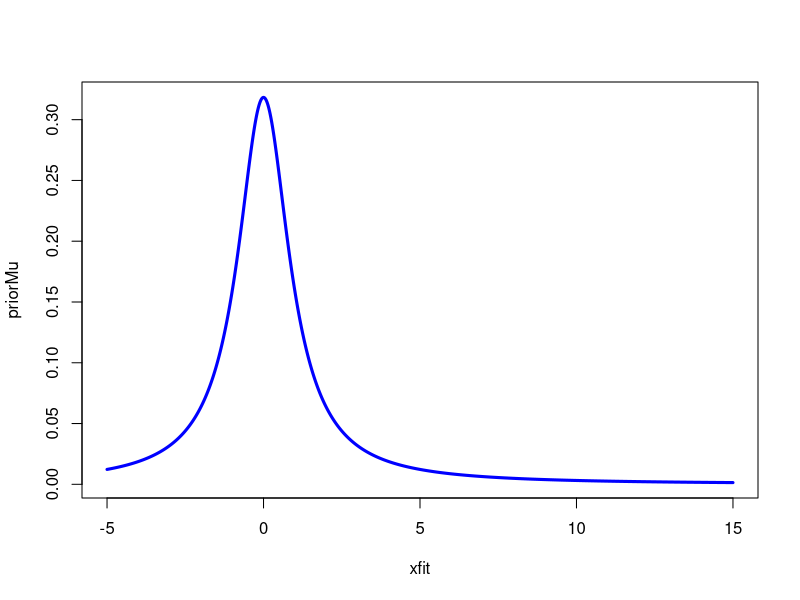
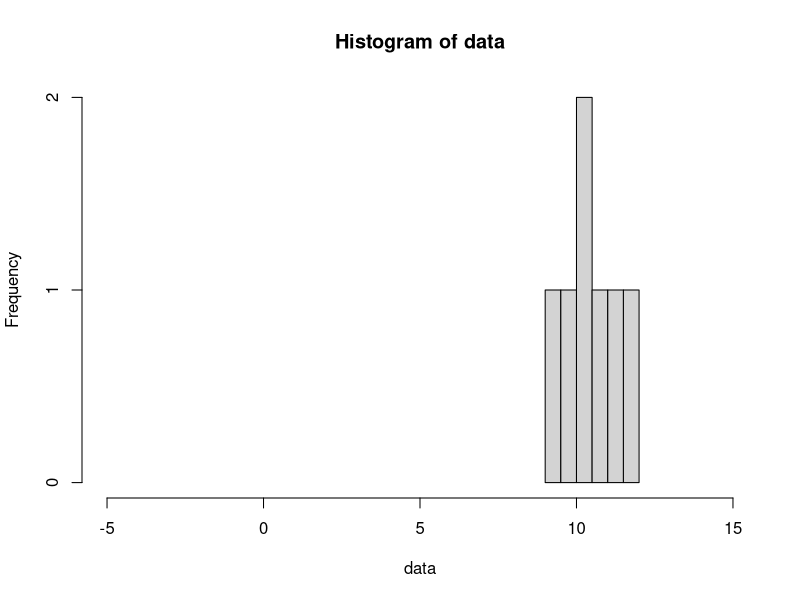
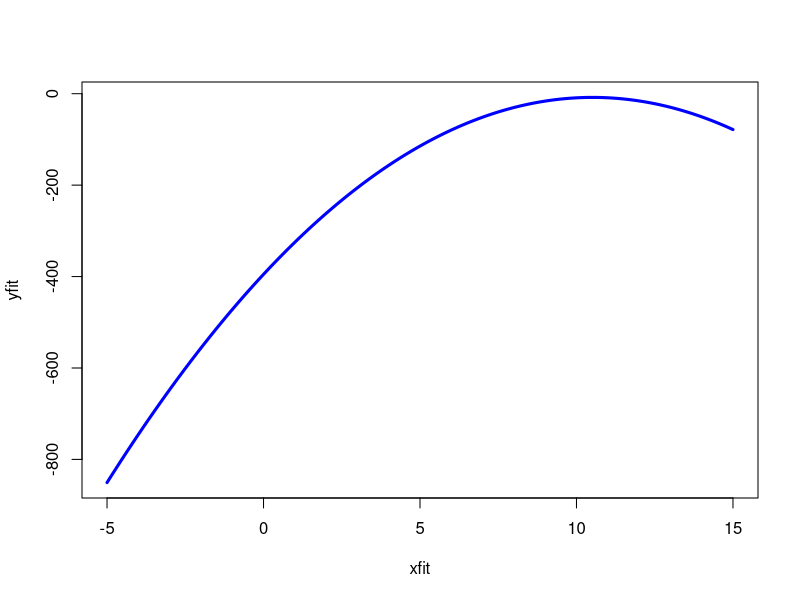
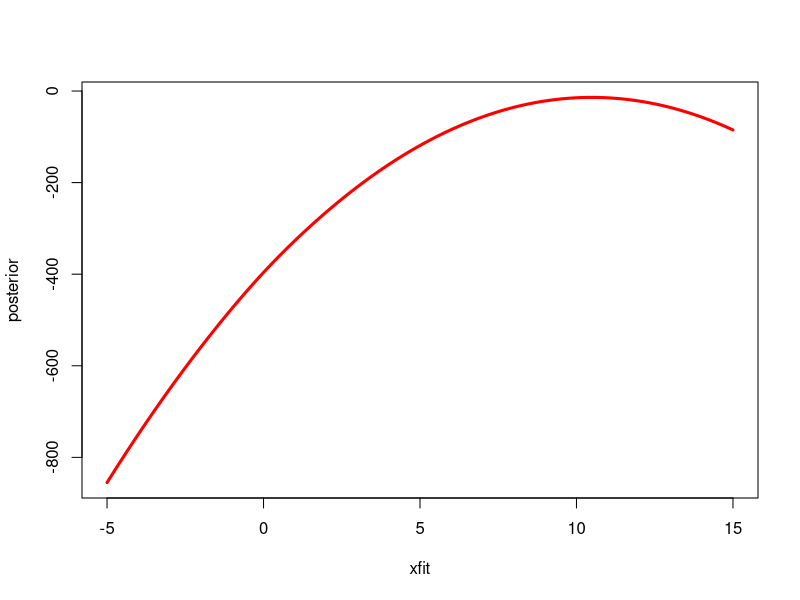
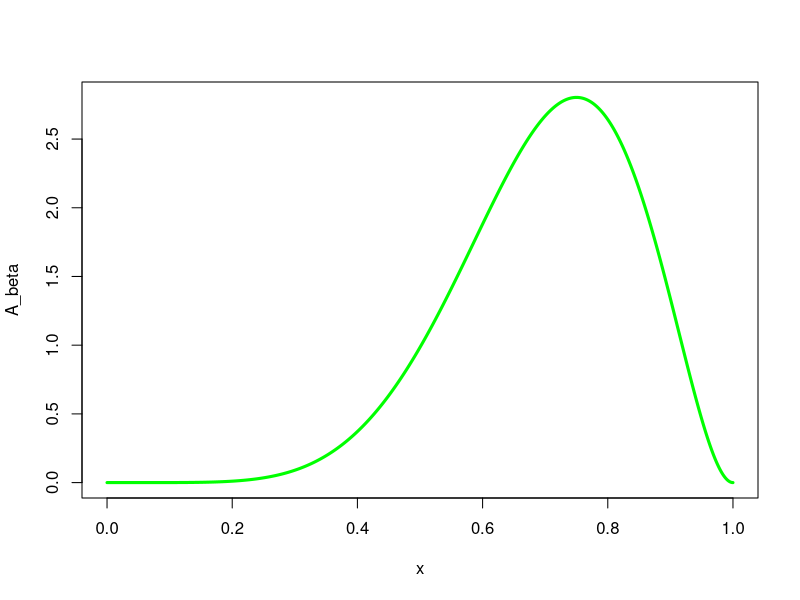
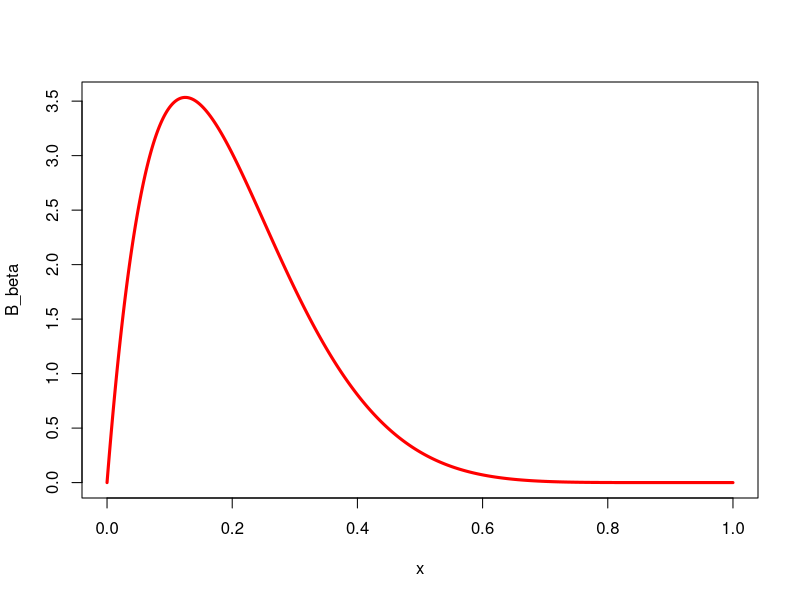
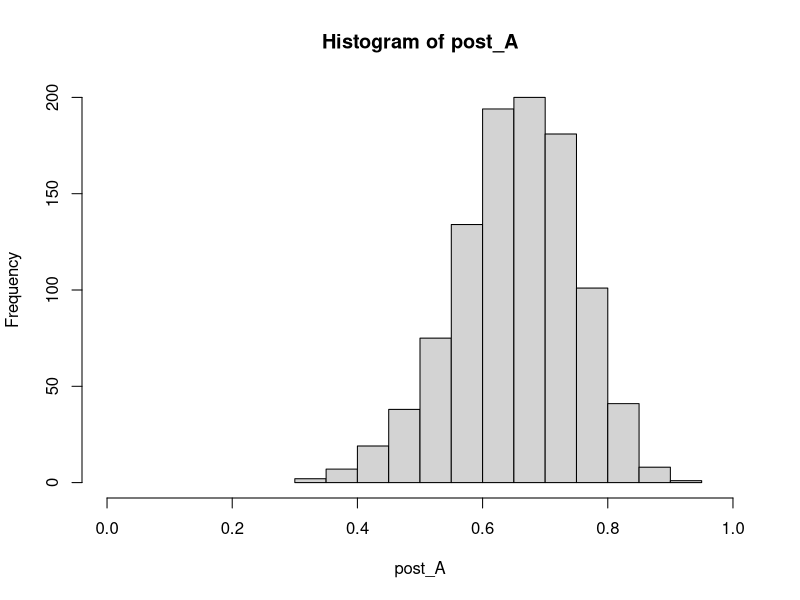
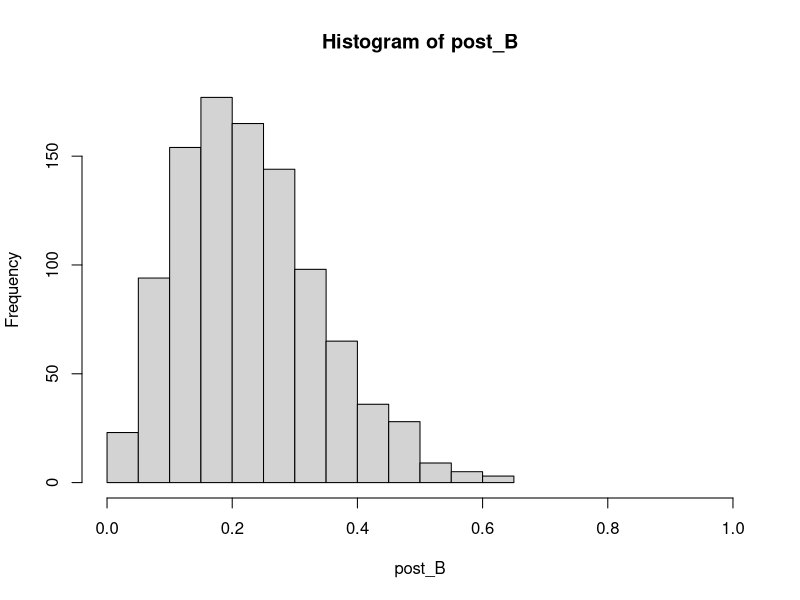

The R source for these figures, in order:
## ---- chunk 1
knitr::opts_chunk$set(echo = TRUE)
## ---- chunk 2

#prior for Mu
xfit <- seq(-5, 15, 0.01)
priorMu <- dt(xfit, df = 1)
plot(xfit, priorMu, type = 'l', lwd = 3, col = "blue")
## ---- chunk 3

data <- c(11.3710, 9.4353, 10.3631, 10.6329, 10.4043, 9.8939, 11.5115)
hist(xlim = range(-5, 15), x = data)

## ---- chunk 4
normal_log_likelihood <- function(mu, data, sigma2 = 1) {
  xsum <- sum((data - mu)**2)
  return(-length(data)/2*log(2*pi) - length(data)/2 * log(sigma2) - 1/(2 * sigma2) * xsum)
}

xfit <- seq(-5, 15, 0.01)
i <- 1
yfit <- c(xfit)
while(i <= length(xfit)) {
 yfit[i] <- normal_log_likelihood(xfit[i], data)
 i <- i + 1
}

likelihoodplot <- plot(xfit, yfit, type = 'l', lwd = 3, col = "blue")
## ---- chunk 5
#posterior
xfit <- seq(-5, 15, 0.01)
posterior <- yfit + log(priorMu)
plot(xfit, posterior, type = 'l', lwd = 3, col = "red")

## ---- chunk 6
# Prior för produkt A
x <- seq(0, 1, 0.001)
A_beta <- dbeta(x, 7, 3)
plot(x, A_beta, type = 'l', lwd = 3, col = "green")
## ---- chunk 7
# Prior för produkt B
x <- seq(0, 1, 0.001)
B_beta <- dbeta(x, 2, 8)
plot(x, B_beta, type = 'l', lwd = 3, col = "red")
## ---- chunk 8
x <- seq(0, 1, 0.001)
post_A <- rbeta(x, 15, 8)
hist(xlim = range(0, 1), post_A)
## ---- chunk 9
x <- seq(0, 1, 0.001)
post_B <- rbeta(x, 3, 10)
hist(xlim = range(0, 1), post_B)
## ---- chunk 10
AMoreInteresting <- function(a, b) {
  i <- 1
  aLarger <- 0
  while (i < length(a)) {
    if (a[i] > b[i]) {
      aLarger <- aLarger + 1
    }
    i <- i + 1
  }
  return (aLarger/length(a))
}

AMoreInteresting(post_A, post_B)
## ---- chunk 11
XMoreThanHalfInteresting <- function(x) {
  i <- 1
  xLarger <- 0
  while (i < length(x)) {
    if (x[i] > 0.5) {
      xLarger <- xLarger + 1
    }
    i <- i + 1
  }
  return (xLarger/length(x))
}

XMoreThanHalfInteresting(post_A)
XMoreThanHalfInteresting(post_B)
## ---- chunk 12
# aposterior för produkt A
x <- seq(0, 1, 0.001)
A_beta <- rbeta(x, 15, 8)
hist(rbinom(10000, 87, mean(A_beta)))
## ---- chunk 13
# aposterior för produkt B
x <- seq(0, 1, 0.001)
B_beta <- rbeta(x, 3, 10)
hist(rbinom(10000, 87, mean(B_beta)))

## ---- chunk 14
# p: probability vector (ex. 0:1), x: number of successes, n: draws 
binom_likelihood <- function(p, x, n) {
 return(choose(n, x)*p**x*(1-p)**(n-x)) 
}






